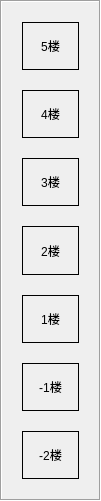
   <widget class="QFrame" name="frame">
    <property name="geometry">
     <rect>
      <x>10</x>
      <y>30</y>
      <width>101</width>
      <height>501</height>
     </rect>
    </property>
    <property name="frameShape">
     <enum>QFrame::Box</enum>
    </property>
    <property name="frameShadow">
     <enum>QFrame::Sunken</enum>
    </property>
    <layout class="QGridLayout" name="gridLayout">
     <property name="leftMargin">
      <number>20</number>
     </property>
     <property name="topMargin">
      <number>20</number>
     </property>
     <property name="rightMargin">
      <number>20</number>
     </property>
     <property name="bottomMargin">
      <number>20</number>
     </property>
     <property name="verticalSpacing">
      <number>20</number>
     </property>
     <item row="0" column="0">
      <widget class="QLabel" name="label_3">
       <property name="frameShape">
        <enum>QFrame::Panel</enum>
       </property>
       <property name="text">
        <string>5楼</string>
       </property>
       <property name="textFormat">
        <enum>Qt::AutoText</enum>
       </property>
       <property name="alignment">
        <set>Qt::AlignCenter</set>
       </property>
      </widget>
     </item>
     <item row="1" column="0">
      <widget class="QLabel" name="label_2">
       <property name="frameShape">
        <enum>QFrame::Panel</enum>
       </property>
       <property name="text">
        <string>4楼</string>
       </property>
       <property name="textFormat">
        <enum>Qt::AutoText</enum>
       </property>
       <property name="alignment">
        <set>Qt::AlignCenter</set>
       </property>
      </widget>
     </item>
     <item row="2" column="0">
      <widget class="QLabel" name="label_7">
       <property name="frameShape">
        <enum>QFrame::Panel</enum>
       </property>
       <property name="text">
        <string>3楼</string>
       </property>
       <property name="textFormat">
        <enum>Qt::AutoText</enum>
       </property>
       <property name="alignment">
        <set>Qt::AlignCenter</set>
       </property>
      </widget>
     </item>
     <item row="3" column="0">
      <widget class="QLabel" name="label_6">
       <property name="frameShape">
        <enum>QFrame::Panel</enum>
       </property>
       <property name="text">
        <string>2楼</string>
       </property>
       <property name="textFormat">
        <enum>Qt::AutoText</enum>
       </property>
       <property name="alignment">
        <set>Qt::AlignCenter</set>
       </property>
      </widget>
     </item>
     <item row="4" column="0">
      <widget class="QLabel" name="label_4">
       <property name="frameShape">
        <enum>QFrame::Panel</enum>
       </property>
       <property name="text">
        <string>1楼</string>
       </property>
       <property name="textFormat">
        <enum>Qt::AutoText</enum>
       </property>
       <property name="alignment">
        <set>Qt::AlignCenter</set>
       </property>
      </widget>
     </item>
     <item row="5" column="0">
      <widget class="QLabel" name="label_5">
       <property name="frameShape">
        <enum>QFrame::Panel</enum>
       </property>
       <property name="text">
        <string>-1楼</string>
       </property>
       <property name="textFormat">
        <enum>Qt::AutoText</enum>
       </property>
       <property name="alignment">
        <set>Qt::AlignCenter</set>
       </property>
      </widget>
     </item>
     <item row="6" column="0">
      <widget class="QLabel" name="label">
       <property name="frameShape">
        <enum>QFrame::Panel</enum>
       </property>
       <property name="text">
        <string>-2楼</string>
       </property>
       <property name="textFormat">
        <enum>Qt::AutoText</enum>
       </property>
       <property name="alignment">
        <set>Qt::AlignCenter</set>
       </property>
      </widget>
     </item>
    </layout>
   </widget>
